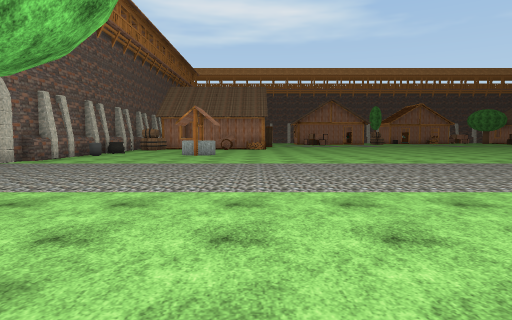
view 1 (above)

24 first-person views from a walk through a Unity game level. The camera is 1.5 m above the floor, tilts 4° down and sees 75° across. The floor is counted in squares, 2 m on a side. Each view is taken from the middle of a square. On the plan, view 1 faces up. The plan holds only what a view shows up to about 11 squares ahead; the rest is blank. The place goes on beyond the plan. Some trees and plants on the terrain are drawn as simple stand-ins. The player character is not drawn. Some animated figures are not drawn. Some surface patterns are stand-ins.

view 2
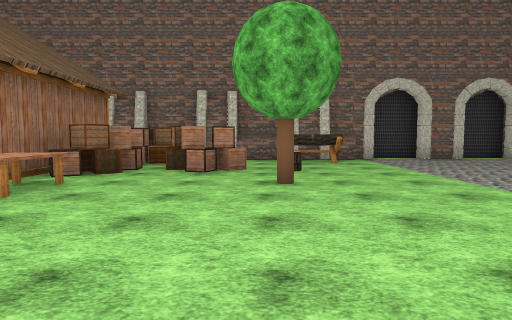

view 3
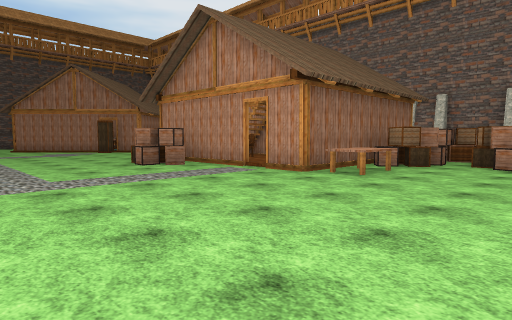

view 4
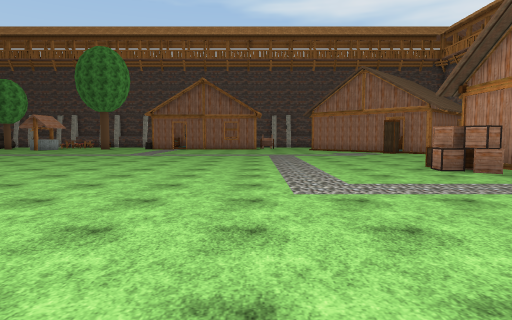

view 5
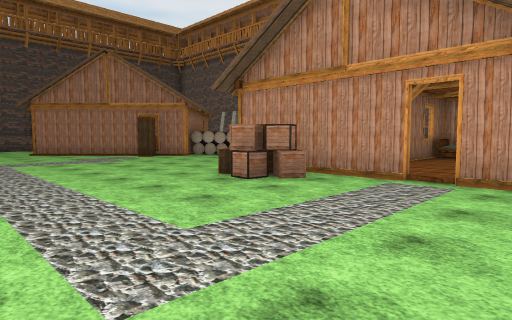

view 6
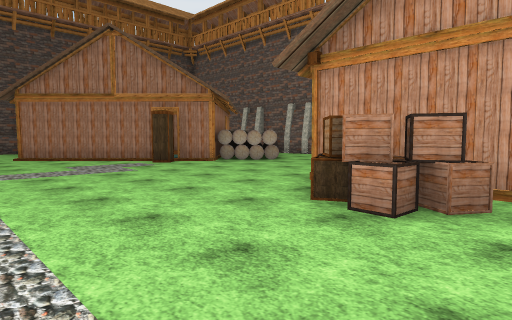

view 7
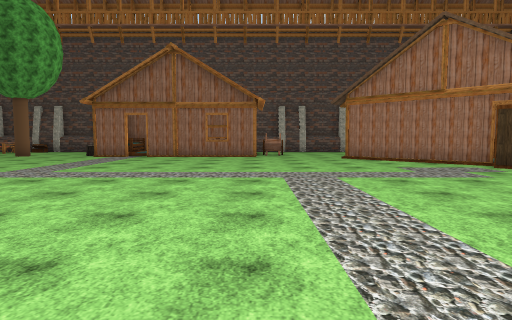

view 8
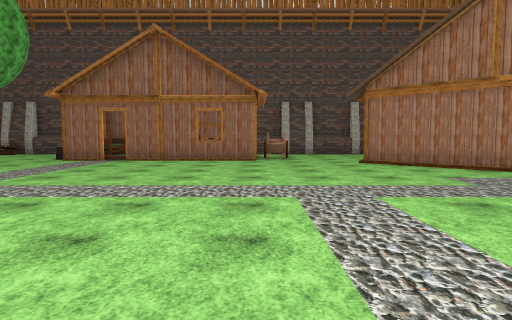

view 9
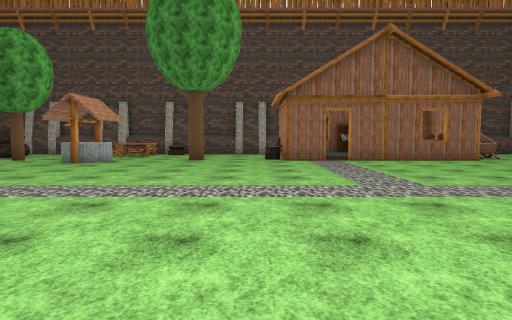

view 10
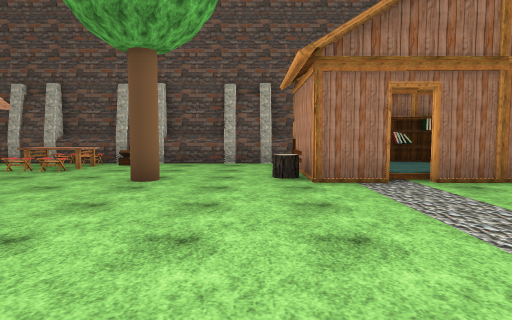

view 11
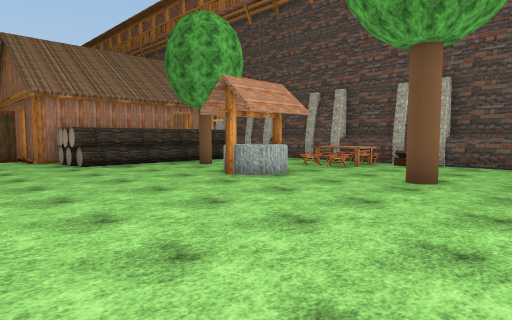

view 12
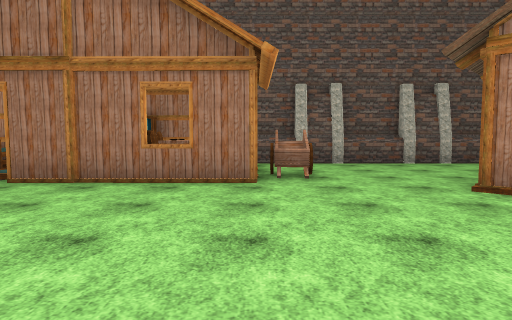

view 13
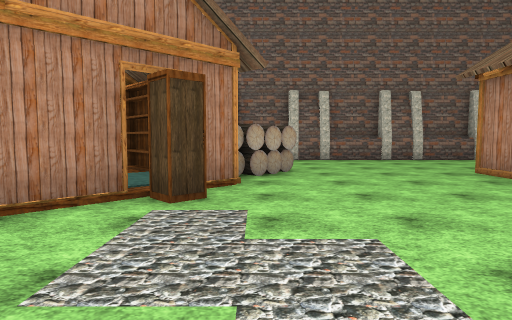

view 14
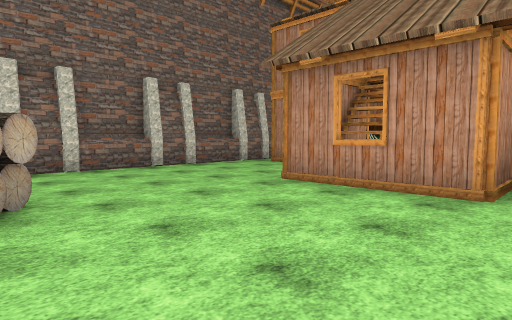

view 15
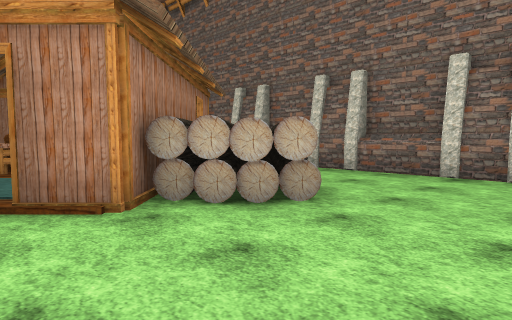

view 16
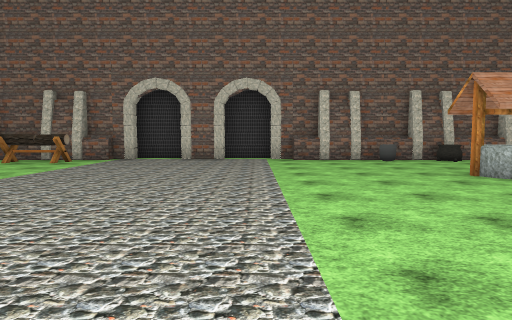

view 17
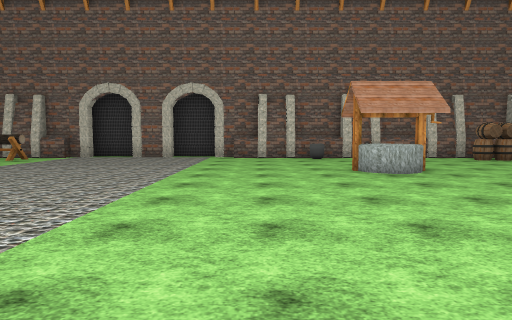

view 18
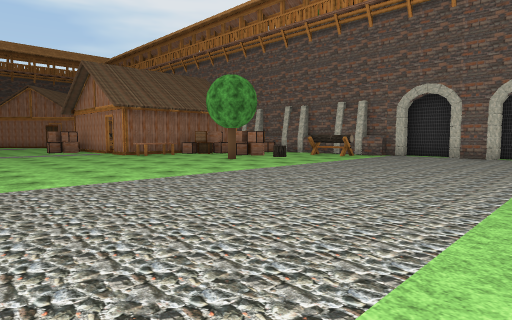

view 19
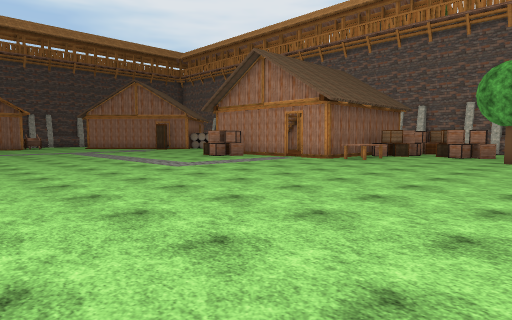

view 20
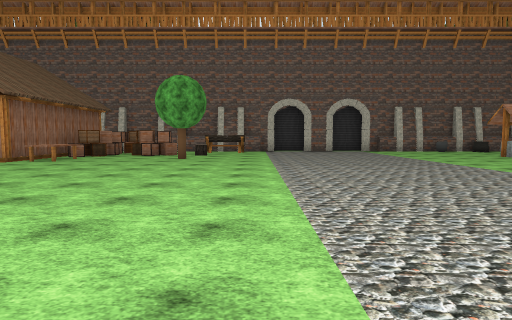

view 21
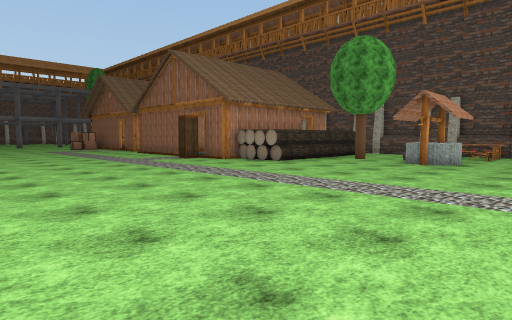

view 22
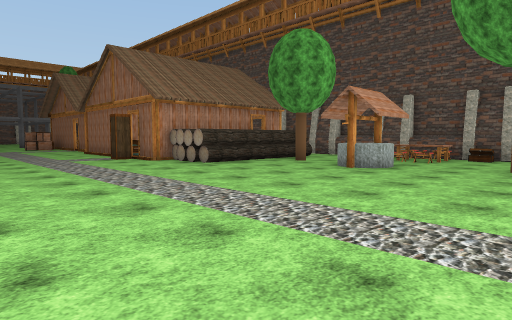

view 23
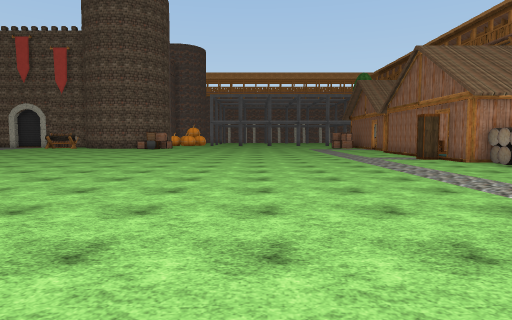

view 24
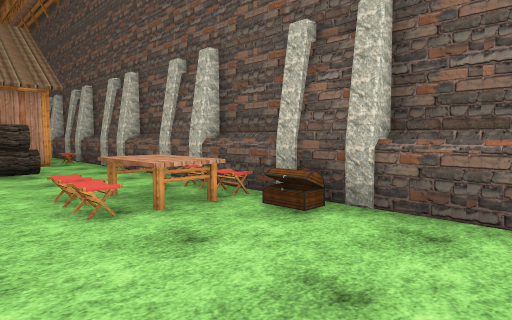

### Floor plan
Key: @ floor where view 1 was taken; # wall or solid block; . main floor; : floor 0.25 m higher than the main floor; / step, stairs or slope; ^ raised ledge; T tree; B box; A table; E bed; C column; W wagon; R carpet; L well; H chair; O other object.
Columns run from 7 left of view 1 to 26 right of it. Each row starts with its distance up from view 1.
 14 # ..LL....
 13 #O.........
 12 #...........
 11 #..............
 10 O..............
  9 ...............
  8 O.............
  7 O..............
  6 ................
  5 O................
  4 #.................
  3 #O................
  2 ##..O.............
  1 #.....T...........
  0 #  B#..@..........
 -1 ## B..............
 -2  BB#O.A#.........
 -3    OOOAA.........             ...
 -4    O   #.........           .....
 -5   E::::/..........         ......
 -6 ##E##C:#...........       .......
 -7 #...#OO#O...........    .........
 -8 #...#^O#O...........   ..........
 -9 #...####............. ...........
-10 #................................
-11 #.................................
-12 #.................................
-13 #.................................
-14 #..#OO#...........................
-15 #.OOO##O.........................
-16 #OOOORR##.......................O#
-17   O#O R ##...................###
-18      O   ##..................#
-19      OO   #....     .....L#..#
-20          /..##OO##OO..T...O.T#
-21         /...W#OORRO#....HH...#
-22         .....  #RRO#....AA.....#
-23        .......     ....OHH.....O..
-24        #######     ###############

Positions as (right, up) in squares from view 1, and headings:
1: (0, 0), facing up
2: (4, 1), facing left
3: (6, 1), facing down-left
4: (6, 0), facing down
5: (6, -3), facing down-left
6: (5, -6), facing down-left
7: (6, -7), facing down
8: (6, -9), facing down
9: (13, -9), facing down
10: (13, -14), facing down
11: (13, -14), facing down-right
12: (6, -14), facing down
13: (4, -14), facing left
14: (1, -14), facing up-left
15: (0, -11), facing down-left
16: (4, 9), facing left
17: (5, 11), facing left
18: (6, 10), facing down-left
19: (10, 3), facing down-left
20: (10, 4), facing left
21: (15, -9), facing down-right
22: (14, -11), facing down-right
23: (14, -10), facing right
24: (14, -20), facing down-right
